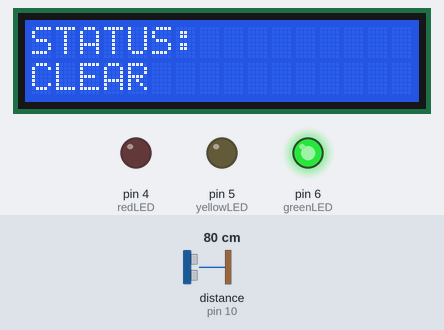
A sketch run on a simulated Arduino Uno, built with avr-gcc and run on an emulated ATmega328P. Parts: 16×2 character LCD, output pins drawn as LEDs (lit = HIGH). Wiring (inferred from the names in the program): ultrasonic range finder: trigger pin 9; echo pin 10. The test bench sets the inputs (shaded band); at power-on: distance to the obstacle (sensor on pin 10) 80 cm. The echo pulse lasts 58.3 µs per cm; pins used as bus, display or sensor lines are not drawn; what the sketch prints to the serial monitor is not drawn.

Above: at 3.2 s.
3.3 s: distance to the obstacle (sensor on pin 10) set to 34 cm
4.8 s: distance to the obstacle (sensor on pin 10) set to 27 cm
At 5.4 s:
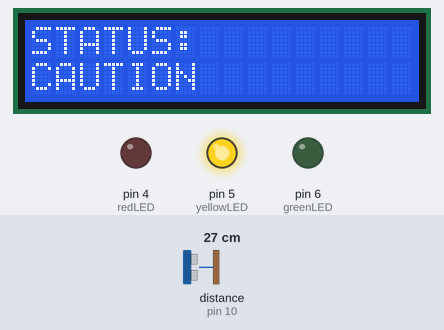
6.4 s: distance to the obstacle (sensor on pin 10) set to 17 cm
7.9 s: distance to the obstacle (sensor on pin 10) set to 14 cm
At 8.9 s:
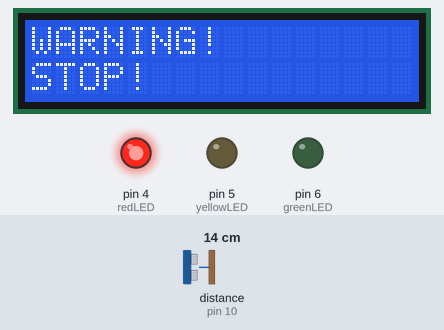
9.5 s: distance to the obstacle (sensor on pin 10) set to 18 cm
At 10.4 s:
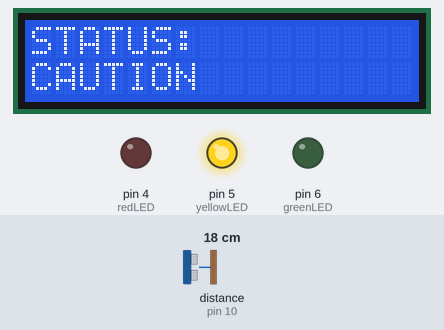
11.0 s: distance to the obstacle (sensor on pin 10) set to 2 cm
At 12.2 s:
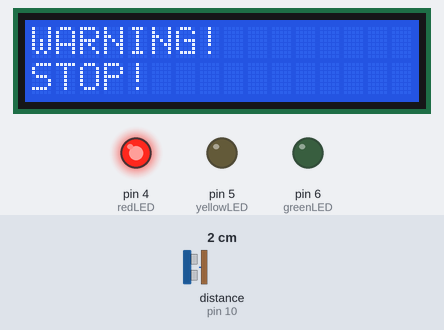
Timing chart, 0 to 13.6 s (numbered marks = the images above; inputs shaded):
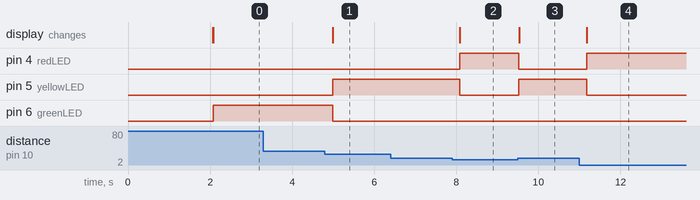

Measured:
- the behaviour switches between 31 and 30 cm on distance to the obstacle (sensor on pin 10) (found by bisection; images 0 and 1)
- the behaviour switches between 16 and 15 cm on distance to the obstacle (sensor on pin 10) (found by bisection; images 1 and 2)
- after the input at 3.3 s, every drawn part: stays the same
- after the input at 4.8 s, pin 5 (yellowLED): LOW → HIGH after 0.19 s; pin 6 (greenLED): HIGH → LOW after 0.19 s; the display: changes after 0.19 s (image 1)
- after the input at 6.4 s, every drawn part: stays the same
- after the input at 7.9 s, pin 4 (redLED): LOW → HIGH after 0.19 s; pin 5 (yellowLED): HIGH → LOW after 0.19 s; the display: changes after 0.19 s (image 2)
- after the input at 9.5 s, pin 4 (redLED): HIGH → LOW at once; pin 5 (yellowLED): LOW → HIGH at once; the display: changes at once (image 3)
- after the input at 11.0 s, pin 4 (redLED): LOW → HIGH after 0.18 s; pin 5 (yellowLED): HIGH → LOW after 0.18 s; the display: changes after 0.18 s (image 4)

The sketch:

traffice-loghts.ino
```cpp
#include <LiquidCrystal.h>

// -------------------------
// ULTRASONIC SENSOR
// -------------------------
const int trigPin = 9;
const int echoPin = 10;

// -------------------------
// LEDS
// -------------------------
const int greenLED = 6;
const int yellowLED = 5;
const int redLED = 4;

// -------------------------
// LCD
// RS, E, D4, D5, D6, D7
// -------------------------
LiquidCrystal lcd(12, 11, 7, 8, 2, 3);

// -------------------------
// VARIABLES
// -------------------------
long duration;
float distance;


void setup() {

  // Ultrasonic sensor
  pinMode(trigPin, OUTPUT);
  pinMode(echoPin, INPUT);

  // LEDs
  pinMode(greenLED, OUTPUT);
  pinMode(yellowLED, OUTPUT);
  pinMode(redLED, OUTPUT);

  // Start LCD
  lcd.begin(16, 2);

  // Start Serial Monitor
  Serial.begin(9600);

  // Starting message
  lcd.setCursor(0, 0);
  lcd.print("Obstacle Sensor");

  lcd.setCursor(0, 1);
  lcd.print("Starting...");

  delay(2000);

  lcd.clear();
}


void loop() {

  // ==================================
  // 1. SEND ULTRASONIC SIGNAL
  // ==================================

  digitalWrite(trigPin, LOW);
  delayMicroseconds(2);

  digitalWrite(trigPin, HIGH);
  delayMicroseconds(10);

  digitalWrite(trigPin, LOW);


  // ==================================
  // 2. RECEIVE THE ECHO
  // ==================================

  duration = pulseIn(echoPin, HIGH);


  // ==================================
  // 3. CALCULATE DISTANCE
  // ==================================

  distance = duration * 0.0343 / 2;


  // Show distance in Serial Monitor
  Serial.print("Distance: ");
  Serial.print(distance);
  Serial.println(" cm");


  // ==================================
  // GREEN = CLEAR
  // More than 30 cm
  // ==================================

  if (distance > 30) {

    digitalWrite(greenLED, HIGH);
    digitalWrite(yellowLED, LOW);
    digitalWrite(redLED, LOW);

    lcd.clear();

    lcd.setCursor(0, 0);
    lcd.print("STATUS:");

    lcd.setCursor(0, 1);
    lcd.print("CLEAR");
  }


  // ==================================
  // YELLOW = CAUTION
  // 15-30 cm
  // ==================================

  else if (distance > 15 && distance <= 30) {

    digitalWrite(greenLED, LOW);
    digitalWrite(yellowLED, HIGH);
    digitalWrite(redLED, LOW);

    lcd.clear();

    lcd.setCursor(0, 0);
    lcd.print("STATUS:");

    lcd.setCursor(0, 1);
    lcd.print("CAUTION");
  }


  // ==================================
  // RED = STOP
  // 15 cm or less
  // ==================================

  else {

    digitalWrite(greenLED, LOW);
    digitalWrite(yellowLED, LOW);
    digitalWrite(redLED, HIGH);

    lcd.clear();

    lcd.setCursor(0, 0);
    lcd.print("WARNING!");

    lcd.setCursor(0, 1);
    lcd.print("STOP!");
  }


  // Wait a little before measuring again
  delay(200);
}
```
